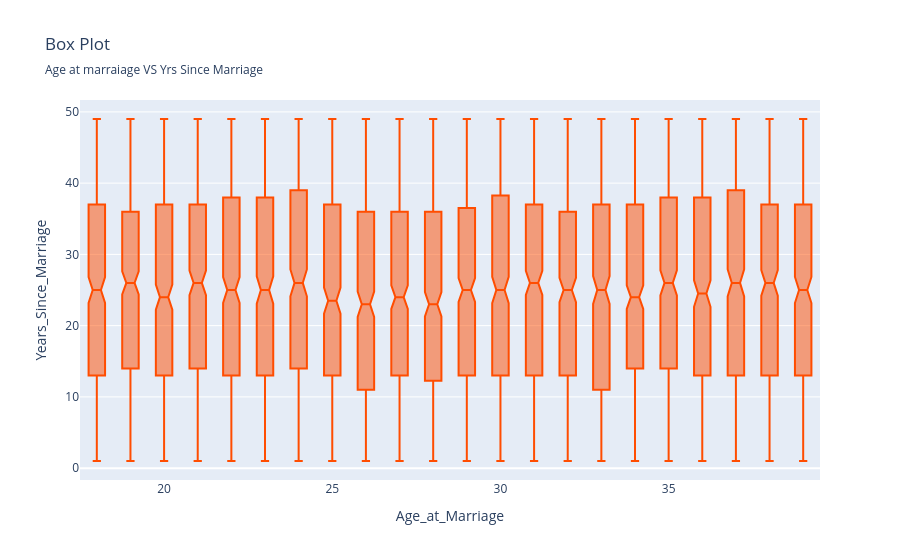

Source (notebook cell):
### Code cell
ex.box(data_frame=df6,x=df6['Age_at_Marriage'],y=df6['Years_Since_Marriage'],title='Box Plot',subtitle='Age at marraiage VS Yrs Since Marriage',hover_name=df6['Age_at_Marriage'],notched=True,color_discrete_sequence=['#ff4d01'])

### Figure 1 — Plotly figure (JSON) as saved in the notebook; plotly's stock layout.template omitted (floating-point values rounded to 4 significant figures; data arrays with more than 128 entries replaced by an {"elided": "..."} marker saying what was removed)
{"data": [{"alignmentgroup": "True", "hovertemplate": "<b>%{hovertext}</b><br><br>Age_at_Marriage=%{x}<br>Years_Since_Marriage=%{y}<extra></extra>", "hovertext": {"elided": "10000 float values"}, "legendgroup": "", "marker": {"color": "#ff4d01"}, "name": "", "notched": true, "offsetgroup": "", "orientation": "v", "showlegend": false, "type": "box", "x": {"elided": "10000 int values"}, "x0": " ", "xaxis": "x", "y": {"elided": "10000 int values"}, "y0": " ", "yaxis": "y"}], "layout": {"boxmode": "group", "legend": {"tracegroupgap": 0}, "title": {"subtitle": {"text": "Age at marraiage VS Yrs Since Marriage"}, "text": "Box Plot"}, "xaxis": {"anchor": "y", "domain": [0, 1], "title": {"text": "Age_at_Marriage"}}, "yaxis": {"anchor": "x", "domain": [0, 1], "title": {"text": "Years_Since_Marriage"}}}}
